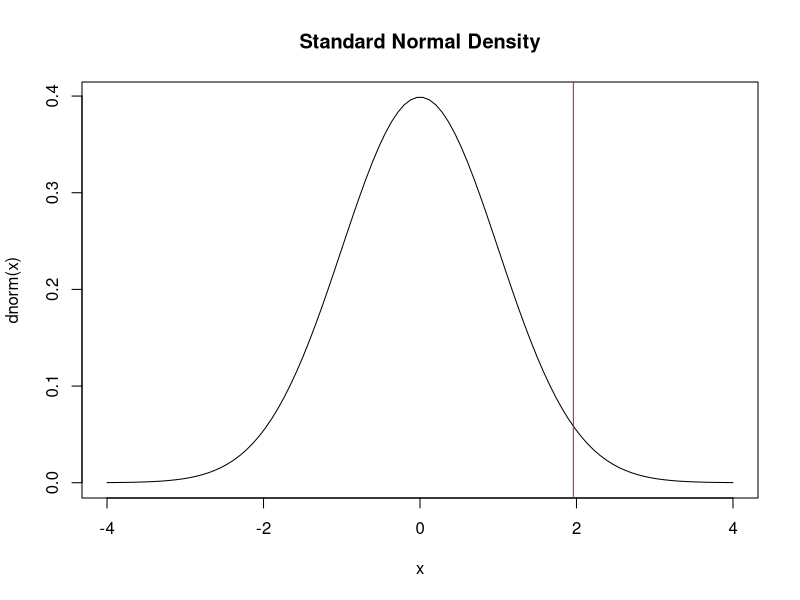

The R source for this figure:
# Normal distribution functions
pnorm(2)                                          # P(Z <= 2) for standard normal
dnorm(0)                                          # density at x=0 (peak of bell curve)

qnorm(0.975)                                      # value where cumulative prob = 0.975 (≈1.96)

# Generate random normals for Monte Carlo
set.seed(1)
sims <- rnorm(10000, mean = 0, sd = 1)
mean(sims)                                        # should be close to 0
sd(sims)                                          # should be close to 1

# Other distributions (briefly covered)
pt(2, df = 10)                                    # t-distribution cumulative
qt(0.975, df = 10)                                # t quantile
pchisq(5, df = 3)                                 # chi-squared cumulative

# Visualize
x <- seq(-4, 4, length.out = 100)
plot(x, dnorm(x), type = "l", main = "Standard Normal Density")
abline(v = qnorm(0.975), col = "red")             # add vertical line at 97.5th percentile

#Mini-challenges
#1. Use rnorm() to simulate heights (mean=69 inches, sd=3) for 10,000 people. What proportion are taller than 72 inches? (use mean())
#2. Change pnorm(2) to pnorm(2, mean=1, sd=2) and interpret.
#3. Plot the density of a t-distribution with df=5 and overlay the normal curve.
